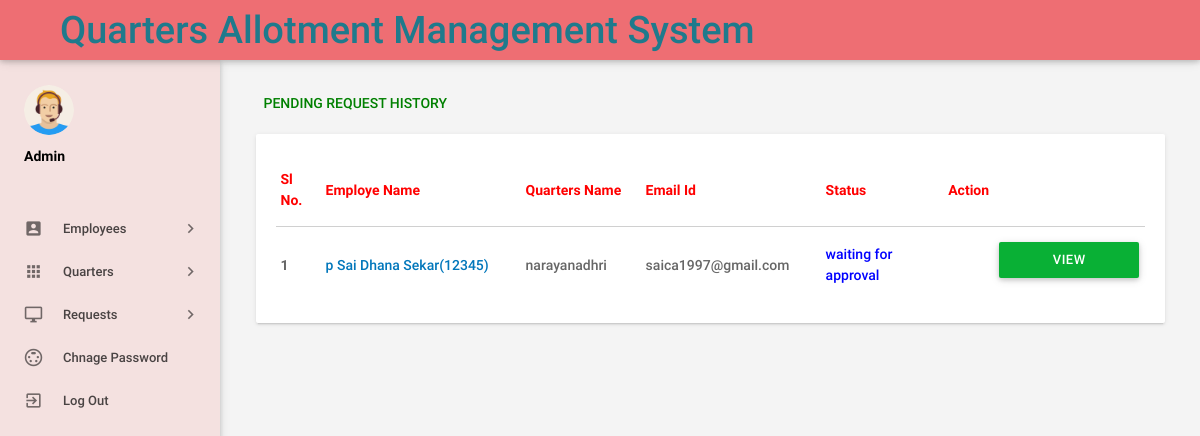
The app's page /admin/pending-leavehistory.php (signed in), older data.
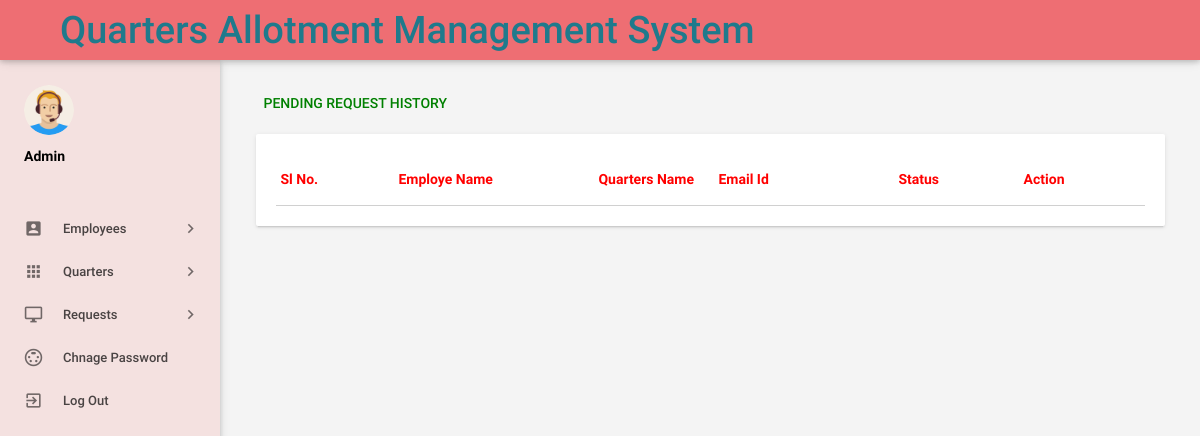
The same page, newer data.
### tables this page shows
CREATE TABLE `tblleaves` (
  `id` int(11) NOT NULL,
  `EmpName` varchar(110) NOT NULL,
  `QutBlock` varchar(11) NOT NULL,
  `QutName` varchar(110) NOT NULL,
  `Emailid` varchar(255) NOT NULL,
  `ToDate` varchar(120) NOT NULL,
  `FromDate` varchar(120) NOT NULL,
  `Description` mediumtext NOT NULL,
  `PostingDate` timestamp NOT NULL DEFAULT current_timestamp(),
  `AdminRemark` mediumtext DEFAULT NULL,
  `AdminRemarkDate` varchar(120) DEFAULT NULL,
  `Status` int(1) NOT NULL,
  `IsRead` int(1) NOT NULL,
  `empid` int(11) DEFAULT NULL
);

CREATE TABLE `tblemployees` (
  `id` int(11) NOT NULL,
  `EmpId` varchar(100) NOT NULL,
  `FirstName` varchar(150) NOT NULL,
  `LastName` varchar(150) NOT NULL,
  `EmailId` varchar(200) NOT NULL,
  `Password` varchar(180) NOT NULL,
  `Gender` varchar(100) NOT NULL,
  `Dob` varchar(100) NOT NULL,
  `Department` varchar(255) NOT NULL,
  `Address` varchar(255) NOT NULL,
  `City` varchar(200) NOT NULL,
  `Country` varchar(150) NOT NULL,
  `Phonenumber` char(11) NOT NULL,
  `Status` int(1) NOT NULL,
  `RegDate` timestamp NOT NULL DEFAULT current_timestamp()
);

### admin/pending-leavehistory.php (the view, shortened to what this page needs)
<?php
include('includes/config.php');
if(strlen($_SESSION['alogin'])==0)
    {
header('location:index.php');
}
else{
 ?>
<!DOCTYPE html>
<html lang="en">
    <head>
        <link type="text/css" rel="stylesheet" href="../assets/plugins/materialize/css/materialize.min.css"/>
        <link type="text/css" rel="stylesheet" href="../assets/plugins/materialize/css/materialize.css"/>
        <link href="../assets/plugins/material-preloader/css/materialPreloader.min.css" rel="stylesheet">
        <link href="../assets/plugins/datatables/css/jquery.dataTables.min.css" rel="stylesheet">
                <link href="../assets/plugins/google-code-prettify/prettify.css" rel="stylesheet" type="text/css"/>
        <link href="../assets/css/alpha.min.css" rel="stylesheet" type="text/css"/>
        <link href="../assets/css/custom.css" rel="stylesheet" type="text/css"/>
         <link href="../assets/css/style.css" rel="stylesheet" type="text/css"/>
    </head>
    <body>
       <?php include('includes/header.php');?>
       <?php include('includes/sidebar.php');?>
            <main class="mn-inner">
                <div class="row">
                    <div class="col s12">
                        <div class="page-title" style="color: green;">Pending Request History</div>
                    </div>
                    <div class="col s12 m12 l12">
                        <div class="card">
                            <div class="card-content">
                                <table id="example" class="display responsive-table ">
                                    <thead>
                                        <tr>
                                            <th style="color: red;">Sl No.</th>
                                            <th style="color: red;" width="200">Employe Name</th>
                                            <th style="color: red;" width="120">Quarters Name</th>
                                             <th style="color: red;" width="180">Email Id</th>
                                            <th style="color: red;">Status</th>
                                            <th style="color: red;" align="center">Action</th>
                                        </tr>
                                    </thead>
                                    <tbody>
<?php
$status=0;
$sql = "SELECT tblleaves.id as lid,tblemployees.FirstName,tblemployees.LastName,tblemployees.EmpId,tblemployees.id,tblleaves.QutName,tblleaves.Emailid,tblleaves.Status from tblleaves join tblemployees on tblleaves.empid=tblemployees.id where tblleaves.Status=:status order by lid desc";
$query = $dbh -> prepare($sql);
$query->bindParam(':status',$status,PDO::PARAM_STR);
$query->execute();
$results=$query->fetchAll(PDO::FETCH_OBJ);
$cnt=1;
if($query->rowCount() > 0)
{
foreach($results as $result)
{
      ?>
                                        <tr>
                                            <td> <b><?php echo htmlentities($cnt);?></b></td>
                                              <td><a href="editemployee.php?empid=<?php echo htmlentities($result->id);?>" target="_blank"><?php echo htmlentities($result->FirstName." ".$result->LastName);?>(<?php echo htmlentities($result->EmpId);?>)</a></td>
                                            <td><?php echo htmlentities($result->QutName);?></td>
                                            <td><?php echo htmlentities($result->Emailid);?></td>
<td><?php $stats=$result->Status;
if($stats==1){
                                             ?>
                                                 <span style="color: green">Approved</span>
                                                 <?php } if($stats==2)  { ?>
                                                <span style="color: red">Not Approved</span>
                                                 <?php } if($stats==0)  { ?>
 <span style="color: blue">waiting for approval</span>
 <?php } ?>
                                             </td>
          <td>
           <td><a href="leave-details.php?leaveid=<?php echo htmlentities($result->lid);?>" class="waves-effect waves-light btn blue m-b-xs"  > View Details</a></td>
                                    </tr>
                                         <?php $cnt++;} }?>
                                    </tbody>
                                </table>
                            </div>
                        </div>
                    </div>
                </div>
            </main>
        </div>
        <div class="left-sidebar-hover"></div>
    </body>
</html>
<?php } ?>

Row changes from the older to the newer data that the page shows:
no longer on this page (row edited): tblleaves: tblemployees.FirstName+LastName "p Sai Dhana Sekar", tblemployees.EmpId "12345", QutName "narayanadhri", Emailid "saica1997@gmail.com", Status "waiting for approval"
